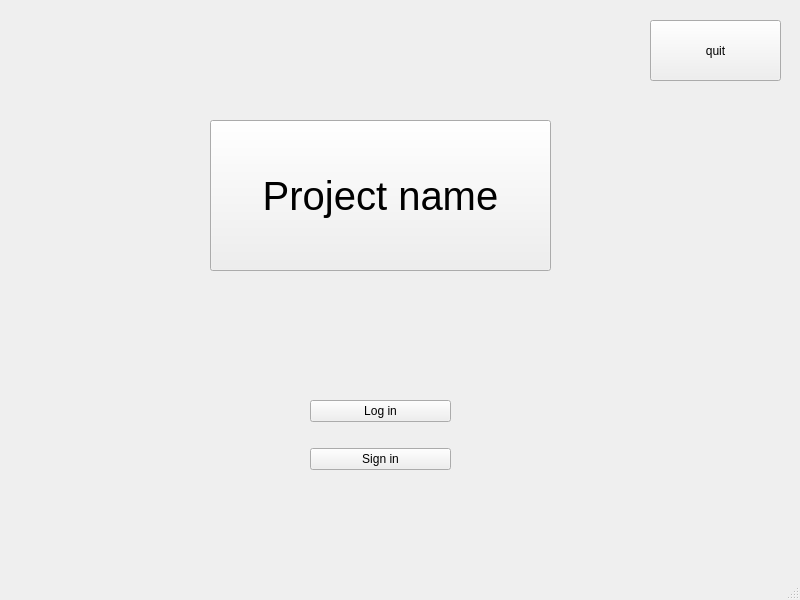
<?xml version="1.0" encoding="UTF-8"?>
<ui version="4.0">
 <class>StartScene</class>
 <widget class="QMainWindow" name="StartScene">
  <property name="geometry">
   <rect>
    <x>0</x>
    <y>0</y>
    <width>800</width>
    <height>600</height>
   </rect>
  </property>
  <property name="windowTitle">
   <string>MainWindow</string>
  </property>
  <widget class="QWidget" name="centralwidget">
   <widget class="QPushButton" name="pushButton">
    <property name="geometry">
     <rect>
      <x>210</x>
      <y>120</y>
      <width>341</width>
      <height>151</height>
     </rect>
    </property>
    <property name="font">
     <font>
      <pointsize>30</pointsize>
     </font>
    </property>
    <property name="text">
     <string>Project name</string>
    </property>
   </widget>
   <widget class="QPushButton" name="pushButton_4">
    <property name="geometry">
     <rect>
      <x>650</x>
      <y>20</y>
      <width>131</width>
      <height>61</height>
     </rect>
    </property>
    <property name="text">
     <string>quit</string>
    </property>
   </widget>
   <widget class="QWidget" name="">
    <property name="geometry">
     <rect>
      <x>310</x>
      <y>380</y>
      <width>141</width>
      <height>111</height>
     </rect>
    </property>
    <layout class="QVBoxLayout" name="verticalLayout">
     <item>
      <widget class="QPushButton" name="pushButton_2">
       <property name="text">
        <string>Log in</string>
       </property>
      </widget>
     </item>
     <item>
      <widget class="QPushButton" name="pushButton_3">
       <property name="text">
        <string>Sign in</string>
       </property>
      </widget>
     </item>
    </layout>
   </widget>
  </widget>
  <widget class="QMenuBar" name="menubar">
   <property name="geometry">
    <rect>
     <x>0</x>
     <y>0</y>
     <width>800</width>
     <height>22</height>
    </rect>
   </property>
  </widget>
  <widget class="QStatusBar" name="statusbar"/>
 </widget>
 <resources/>
 <connections/>
</ui>
